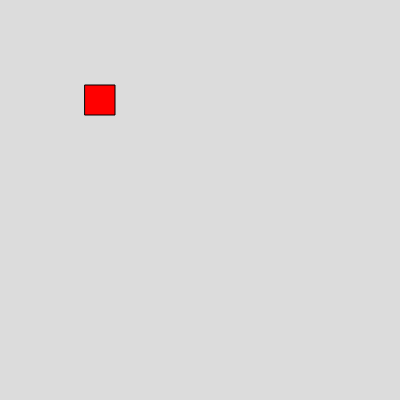
Frame 1 (no input)
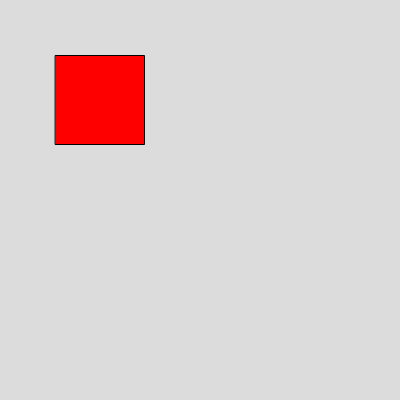
Frame 60 (no input)
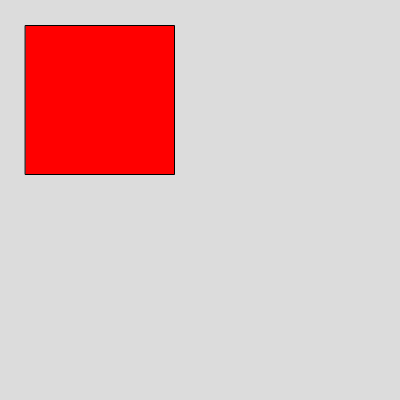
Frame 120 (the mouse pressed at the canvas centre since frame 60)

The p5.js sketch that drew these frames (run headless with seeded random() and noise() and a simulated clock; from frame 60 on, the mouse is pressed at the canvas centre):

// p5.js sketch
// ── sketch.js
let rectWidth = 30;
let rectHeight = 30;

function setup() {
  createCanvas(400, 400);
  rectMode(CENTER);
}

function draw() {
  background(220);
  fill(255, 0, 0);
  rect(100, 100, rectWidth, rectHeight);
  
  if (rectWidth < 200) {
    rectWidth += 1;
  }
 
  rectHeight += 1;
}
